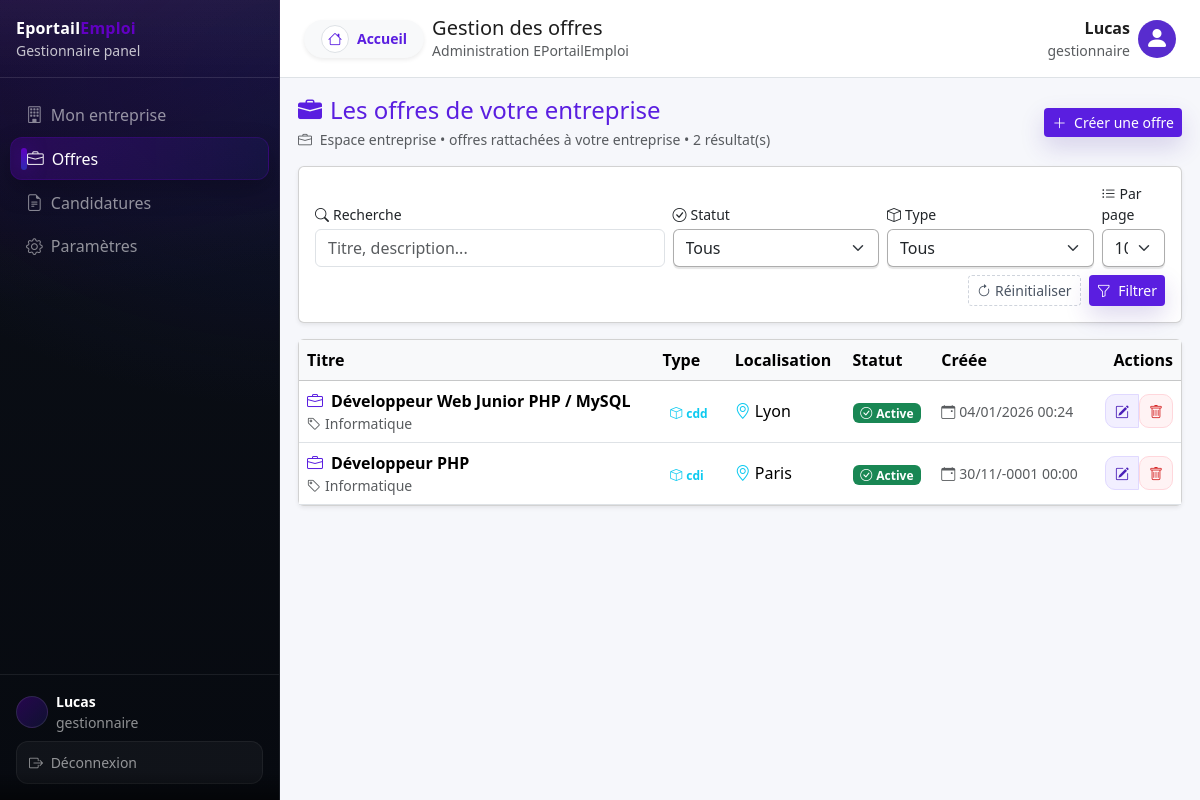
Page /dashboard/offres (signed in) on the committed database.
### tables this page shows
CREATE TABLE IF NOT EXISTS `offres` (
  `id` int NOT NULL AUTO_INCREMENT,
  `auteur_id` int DEFAULT NULL,
  `date_creation` datetime NOT NULL,
  `modifie_par` int DEFAULT NULL,
  `date_modification` datetime DEFAULT NULL,
  `entreprise_id` int NOT NULL,
  `type_offre_id` int NOT NULL,
  `niveau_qualification_id` int NOT NULL,
  `domaine_emploi_id` int NOT NULL,
  `localisation_id` int NOT NULL,
  `titre` varchar(150) NOT NULL,
  `description` text,
  `date_debut` date DEFAULT NULL,
  `date_fin` date DEFAULT NULL,
  `duree_contrat` int DEFAULT NULL,
  `salaire` decimal(10,2) DEFAULT NULL,
  `statut` enum('active','inactive','archive') DEFAULT 'active',
  PRIMARY KEY (`id`),
  KEY `type_offre_id` (`type_offre_id`),
  KEY `niveau_qualification_id` (`niveau_qualification_id`),
  KEY `domaine_emploi_id` (`domaine_emploi_id`),
  KEY `localisation_id` (`localisation_id`),
  KEY `user_id` (`auteur_id`) USING BTREE,
  KEY `offres_ibfk_2` (`entreprise_id`),
  KEY `fk_offres_modifie_par` (`modifie_par`)
);

CREATE TABLE IF NOT EXISTS `domaines_emploi` (
  `id` int NOT NULL AUTO_INCREMENT,
  `nom` varchar(150) NOT NULL,
  PRIMARY KEY (`id`),
  UNIQUE KEY `nom` (`nom`)
);

CREATE TABLE IF NOT EXISTS `types_offres` (
  `id` int NOT NULL AUTO_INCREMENT,
  `code` varchar(50) NOT NULL,
  `description` varchar(100) NOT NULL,
  PRIMARY KEY (`id`),
  UNIQUE KEY `code` (`code`)
);

CREATE TABLE IF NOT EXISTS `localisations` (
  `id` int NOT NULL AUTO_INCREMENT,
  `ville` varchar(100) NOT NULL,
  `departement` varchar(100) DEFAULT NULL,
  `region` varchar(100) DEFAULT NULL,
  `pays` varchar(100) NOT NULL,
  PRIMARY KEY (`id`)
);

### app/Modules/Offres/OffresController.php (called while the page is built, shortened)
<?php
class OffresController
{
    private function makeService(): OffresService
    {
        $pdo       = Database::getConnection();
        $repo      = new OffresRepository($pdo);
        $validator = new OffresValidator();
        return new OffresService($repo, $validator);
    }
    private function renderDashboard(string $view, array $params = []): void
    {
        extract($params);
        require __DIR__ . "/../../../views/offres/{$view}.php";
        require __DIR__ . "/../../../views/layouts/dashboard.php";
    }
    public function manageIndex(): void
    {
        $entrepriseId = Auth::entrepriseId();
        $filters = [
            'keyword' => isset($_GET['keyword']) ? trim((string)$_GET['keyword']) : null,
            'statut'  => isset($_GET['statut']) ? trim((string)$_GET['statut']) : null,
            'type_offre_id' => isset($_GET['type_offre_id']) ? (int)$_GET['type_offre_id'] : null,
        ];
        $page    = isset($_GET['page']) ? max(1, (int)$_GET['page']) : 1;
        $perPage = isset($_GET['perPage']) ? min(50, max(1, (int)$_GET['perPage'])) : 10;
        $service = $this->makeService();
        $result  = $service->listEntreprisePaginated($entrepriseId, $filters, $page, $perPage);
        $refs    = $service->getReferenceData(false)['data'] ?? [];
        $this->renderDashboard("list", [
            'rubrique' => 'Gestion des offres',
            "title" => "Les offres de votre entreprise",
            "mode"  => "entreprise",
            "items" => $result['data']['items'] ?? [],
            "pagination" => $result['data']['pagination'] ?? [],
            "filters" => $filters,
            "refs" => $refs,
        ]);
    }
}

### app/Core/Router.php (called while the page is built, shortened)
<?php
class Router
{
    private array $routes = [];
    public function get(string $path, string $action): void
    {
        $this->routes['GET'][$path] = $action;
    }
    public function post(string $path, string $action): void
    {
        $this->routes['POST'][$path] = $action;
    }
    public function run(): void
    {
        $method = $_SERVER['REQUEST_METHOD'] ?? 'GET';
        $uri    = $_SERVER['REQUEST_URI'] ?? '/';
        $path = parse_url($uri, PHP_URL_PATH) ?: '/';
        $action = $this->routes[$method][$path];
        [$class, $methodName] = explode('@', $action);
        $controller = new $class();
        $controller->$methodName();
    }
}

### public/index.php (called while the page is built, shortened)
<?php
$router = new Router();
$router->get('/', 'App\\Modules\\Home\\HomeController@index');
$router->get('/mentions-legales', 'App\\Modules\\Home\\HomeController@mentionsLegales');
$router->get('/contact', 'App\\Modules\\Home\\HomeController@contact');
$router->get('/centre-aide', 'App\\Modules\\Home\\HomeController@centreAide');
$router->get('/a-propos', 'App\\Modules\\Home\\HomeController@aPropos');
$router->get('/maintenance', 'App\\Modules\\Home\\HomeController@maintenance');
$router->get('/500', 'App\\Modules\\Home\\HomeController@error500');
$router->get('/login', 'App\\Modules\\Auth\\AuthController@showLogin');
$router->post('/login', 'App\\Modules\\Auth\\AuthController@login');
$router->get('/logout', 'App\\Modules\\Auth\\AuthController@logout');
$router->get('/register/candidat', 'App\\Modules\\Auth\\AuthController@showRegisterCandidat');
$router->post('/register/candidat', 'App\\Modules\\Auth\\AuthController@registerCandidat');
$router->get('/register/entreprise', 'App\\Modules\\Auth\\AuthController@showRegisterEntreprise');
$router->post('/register/entreprise', 'App\\Modules\\Auth\\AuthController@registerEntreprise');
$router->get('/password/forgot',       'App\\Modules\\Auth\\AuthController@showForgotPassword' );
$router->post('/password/forgot',       'App\\Modules\\Auth\\AuthController@ForgotPassword' );
$router->get('/password/reset',        'App\\Modules\\Auth\\AuthController@showResetPassword'  );
$router->post('/password/reset',       'App\\Modules\\Auth\\AuthController@resetPassword'      );
$router->get('/entreprises', 'App\\Modules\\Entreprise\\EntrepriseController@index');
$router->get('/entreprises/show', 'App\\Modules\\Entreprise\\EntrepriseController@show');
$router->get('/admin/entreprises', 'App\\Modules\\Entreprise\\EntrepriseController@adminIndex');
$router->get('/admin/entreprises/create', 'App\\Modules\\Entreprise\\EntrepriseController@createForm');
$router->post('/admin/entreprises/create', 'App\\Modules\\Entreprise\\EntrepriseController@create');
$router->get('/admin/entreprise/create', 'App\\Modules\\Entreprise\\EntrepriseController@createForm');
$router->post('/admin/entreprise/create', 'App\\Modules\\Entreprise\\EntrepriseController@create');
$router->get('/admin/entreprises/edit', 'App\\Modules\\Entreprise\\EntrepriseController@editForm');
$router->post('/admin/entreprises/edit', 'App\\Modules\\Entreprise\\EntrepriseController@update');
$router->post('/admin/entreprises/delete', 'App\\Modules\\Entreprise\\EntrepriseController@delete');
$router->get('/dashboard/entreprise/edit', 'App\\Modules\\Entreprise\\EntrepriseController@editForm');
$router->get('/admin/users', 'App\\Modules\\Auth\\UserController@adminIndex');
$router->get('/admin/users/create', 'App\\Modules\\Auth\\UserController@createForm');
$router->post('/admin/users/create', 'App\\Modules\\Auth\\UserController@create');
$router->get('/admin/users/edit', 'App\\Modules\\Auth\\UserController@editForm');
$router->post('/admin/users/edit', 'App\\Modules\\Auth\\UserController@update');
$router->post('/admin/users/delete', 'App\\Modules\\Auth\\UserController@delete');
$router->get('/dashboard/equipe', 'App\\Modules\\Auth\\UserController@gestionnaireIndex');
$router->get('/dashboard/equipe/create', 'App\\Modules\\Auth\\UserController@createForm');
$router->post('/dashboard/equipe/create', 'App\\Modules\\Auth\\UserController@create');
$router->get('/dashboard/equipe/edit', 'App\\Modules\\Auth\\UserController@editForm');
$router->post('/dashboard/equipe/edit', 'App\\Modules\\Auth\\UserController@update');
$router->post('/dashboard/equipe/delete', 'App\\Modules\\Auth\\UserController@delete');
$router->get('/dashboard/profil', 'App\\Modules\\Auth\\UserController@recruteurProfile');
$router->post('/dashboard/profil', 'App\\Modules\\Auth\\UserController@updateProfile');
$router->get('/offres', 'App\\Modules\\Offres\\OffresController@index');
$router->get('/offres/show', 'App\\Modules\\Offres\\OffresController@show');
$router->get('/offres/partial', 'App\\Modules\\Offres\\OffresController@publicPartial');
$router->get('/admin/offres', 'App\\Modules\\Offres\\OffresController@adminIndex');
$router->get('/admin/offres/create', 'App\\Modules\\Offres\\OffresController@createForm');
$router->post('/admin/offres/create', 'App\\Modules\\Offres\\OffresController@create');
$router->get('/admin/offres/edit', 'App\\Modules\\Offres\\OffresController@editForm');
$router->post('/admin/offres/edit', 'App\\Modules\\Offres\\OffresController@update');
$router->post('/admin/offres/delete', 'App\\Modules\\Offres\\OffresController@delete');
$router->get('/dashboard/offres', 'App\\Modules\\Offres\\OffresController@manageIndex');
$router->get('/dashboard/offres/create', 'App\\Modules\\Offres\\OffresController@createForm');
$router->post('/dashboard/offres/create', 'App\\Modules\\Offres\\OffresController@create');
$router->get('/dashboard/offres/edit', 'App\\Modules\\Offres\\OffresController@editForm');
$router->post('/dashboard/offres/edit', 'App\\Modules\\Offres\\OffresController@update');
$router->post('/dashboard/offres/delete', 'App\\Modules\\Offres\\OffresController@delete');
$router->get('/admin/offres/partial', 'App\\Modules\\Offres\\OffresController@adminPartial');
$router->get('/dashboard/offres/partial', 'App\\Modules\\Offres\\OffresController@managePartial');
$router->run();

### app/Modules/Offres/OffresService.php (called while the page is built, shortened)
<?php
class OffresService
{
    public function listEntreprisePaginated(int $entrepriseId, array $filters, int $page = 1, int $perPage = 10): array
    {
        $page = max(1, (int)$page);
        $perPage = min(50, max(1, (int)$perPage));
        $limit  = $perPage;
        $offset = ($page - 1) * $perPage;
        $items = $this->repo->getByEntreprisePaginated($entrepriseId, $filters, $limit, $offset);
        $total = $this->repo->countByEntreprise($entrepriseId, $filters);
        $totalPages = max(1, (int)ceil($total / $perPage));
        return [
            'success' => true,
            'data' => [
                'items' => $items,
                'pagination' => [
                    'page' => $page,
                    'perPage' => $perPage,
                    'total' => $total,
                    'totalPages' => $totalPages
                ]
            ]
        ];
    }
}

### app/Modules/Offres/OffresRepository.php (called while the page is built, shortened)
<?php
class OffresRepository
{
    private function baseSelect(): string
    {
        return "SELECT
                    o.*,
                    e.nom AS entreprise_nom,
                    l.ville AS localisation,
                    t.code AS type_offre_code,
                    t.description AS type_offre_description,
                    d.nom AS domaine_emploi,  -- utile pour l'affichage sous le titre
                    ua.prenom AS auteur_nom,
                    ua.role   AS auteur_role,
                    um.prenom AS modifie_nom,
                    um.role   AS modifie_role
                FROM offres o
                JOIN entreprises e ON e.id = o.entreprise_id
                LEFT JOIN localisations l ON l.id = o.localisation_id
                LEFT JOIN types_offres t ON t.id = o.type_offre_id
                LEFT JOIN domaines_emploi d ON d.id = o.domaine_emploi_id
                LEFT JOIN users ua ON ua.id = o.auteur_id
                LEFT JOIN users um ON um.id = o.modifie_par";
    }
    private function buildWhere(array $filters, array &$params): string
    {
        $where = [];
        return $where ? (" WHERE " . implode(" AND ", $where)) : "";
    }
    private function bindParams(\PDOStatement $stmt, array $params): void
    {
        foreach ($params as $k => $v) {
            if (is_int($v)) {
                $stmt->bindValue($k, $v, PDO::PARAM_INT);
            } else {
                $stmt->bindValue($k, (string)$v, PDO::PARAM_STR);
            }
        }
    }
    public function getByEntreprisePaginated(int $entrepriseId, array $filters, int $limit, int $offset): array
    {
        $params = [];
        $where = $this->buildWhere($filters, $params);
        if ($where === '') {
            $where = " WHERE o.entreprise_id = :eid";
        } else {
            $where .= " AND o.entreprise_id = :eid";
        }
        $params[':eid'] = $entrepriseId;
        $sql = $this->baseSelect()
            . $where
            . " ORDER BY o.date_creation DESC, o.id DESC
                LIMIT :limit OFFSET :offset";
        $stmt = $this->pdo->prepare($sql);
        $this->bindParams($stmt, $params);
        $stmt->bindValue(':limit', (int)$limit, PDO::PARAM_INT);
        $stmt->bindValue(':offset', (int)$offset, PDO::PARAM_INT);
        $stmt->execute();
        return $stmt->fetchAll(PDO::FETCH_ASSOC);
    }
}

### views/offres/_table.php (the view, shortened to what this page needs)
<table class="table table-hover align-middle mb-0 admin-offres-table">
  <thead class="table-light admin-offres-head">
    <tr>
      <th scope="col">Titre</th>
      <th scope="col" class="d-none d-md-table-cell">Type</th>
      <th scope="col" class="d-none d-lg-table-cell">Localisation</th>
      <th scope="col">Statut</th>
      <th scope="col" class="d-none d-xl-table-cell">Créée</th>
      <th scope="col" class="text-end">Actions</th>
    </tr>
  </thead>
  <tbody>
  <?php if (empty($items)): ?>
    <tr>
      <td colspan="6" class="text-center text-muted py-4">
        <i class="bi bi-inbox display-6 mb-2" aria-hidden="true"></i>
        <p class="mb-0">Aucune offre ne correspond aux filtres.</p>
      </td>
    </tr>
  <?php else: ?>
    <?php foreach ($items as $offre): ?>
      <?php
        $id = (int)($offre['id'] ?? 0);
        $b  = $badge((string)($offre['statut'] ?? ''));
        $editUrl = $editBase . "?id=" . urlencode((string)$id);
        $delUrl  = $delBase  . "?id=" . urlencode((string)$id);
        $titre = htmlspecialchars($offre['titre'] ?? '');
        $domaine = htmlspecialchars($offre['domaine_emploi'] ?? '');
      ?>
      <tr class="admin-offre-row">
        <td>
          <div class="fw-semibold">
            <i class="bi bi-briefcase text-primary me-2" aria-hidden="true"></i><?= $titre ?>
          </div>
          <div class="text-muted small">
            <i class="bi bi-tag me-1" aria-hidden="true"></i><?= $domaine ?>
          </div>
        </td>
        <td class="d-none d-md-table-cell">
          <span class="badge bg-info-light text-info">
            <i class="bi bi-box me-1" aria-hidden="true"></i><?= htmlspecialchars($offre['type_offre_code'] ?? '—') ?>
          </span>
        </td>
        <td class="d-none d-lg-table-cell">
          <i class="bi bi-geo-alt text-info me-1" aria-hidden="true"></i><?= htmlspecialchars($offre['localisation'] ?? '—') ?>
        </td>
        <td>
          <span class="badge <?= htmlspecialchars($b['class']) ?>">
            <i class="bi bi-check-circle me-1" aria-hidden="true"></i><?= htmlspecialchars($b['label']) ?>
          </span>
        </td>
        <td class="d-none d-xl-table-cell text-muted small">
          <i class="bi bi-calendar-event me-1" aria-hidden="true"></i><?= htmlspecialchars($fmtDate($offre['date_creation'] ?? null)) ?>
        </td>
        <td class="text-end">
          <div class="btn-group btn-group-sm" role="group" aria-label="Actions sur l'offre <?= $titre ?>">
            <a href="<?= htmlspecialchars($editUrl) ?>"
               class="btn btn-primary btn-sm btn-icon btn-soft-primary"
               aria-label="Modifier offre <?= $titre ?>"
               title="Modifier">
              <i class="bi bi-pencil-square" aria-hidden="true"></i>
            </a>
            <form method="POST"
                  action="<?= htmlspecialchars($delUrl) ?>"
                  class="d-inline js-delete-form">
              <button type="submit"
                      class="btn btn-danger btn-sm btn-icon btn-soft-danger"
                      aria-label="Supprimer offre <?= $titre ?>"
                      title="Supprimer">
                <i class="bi bi-trash" aria-hidden="true"></i>
              </button>
            </form>
          </div>
        </td>
      </tr>
    <?php endforeach; ?>
  <?php endif; ?>
  </tbody>
</table>

### rows in the picture
offres: titre "Développeur Web Junior PHP / MySQL", domaine_emploi.nom "Informatique", type_offre.code "cdd", localisation.ville "Lyon", statut "Active", date_creation "04/01/2026 00:24"
offres: titre "Développeur PHP", domaine_emploi.nom "Informatique", type_offre.code "cdi", localisation.ville "Paris", statut "Active", date_creation "30/11/-0001 00:00"

### other values in the picture
$role "Gestionnaire"
$label "Mon entreprise"
$label "Offres"
$label "Candidatures"
$label "Paramètres"
$_SESSION['user_prenom'] "Lucas"
$role "gestionnaire"
$rubrique "Gestion des offres"
$_SESSION['user_role'] "gestionnaire"
$title "Les offres de votre entreprise"
$pagination['total'] "2"
form field statut "Tous"
form field perPage "10"
